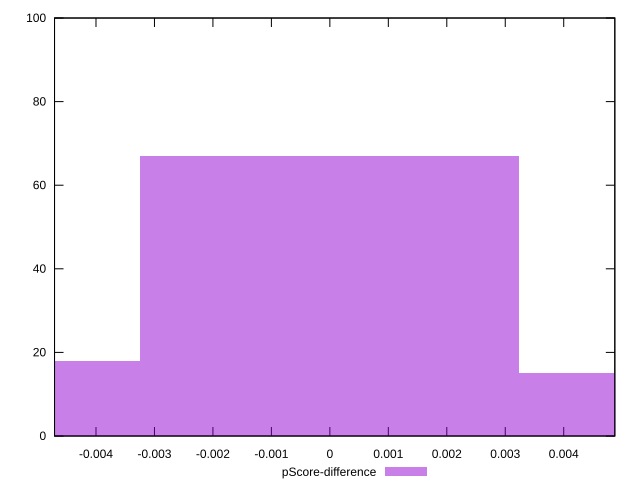

The script that saved this image:
reset

$pScoreDifference <<EOF
0 67
0.0064854351543894295 15
-0.0064854351543894295 18
EOF

set key outside below
set boxwidth 0.0064854351543894295
set xrange [-0.0047091663835779896:0.0048740176359092224]
set yrange [0:100]
set trange [0:100]
set style fill transparent solid 0.5 noborder
set terminal svg size 640, 490 enhanced background rgb 'white'
set output "report_00011_2021-02-09T10:53:21.242Z/mainthread-work-breakdown/samples/pages+cached+noadtech/pScore-difference/histogram.svg"

plot $pScoreDifference title "pScore-difference" with boxes

reset
